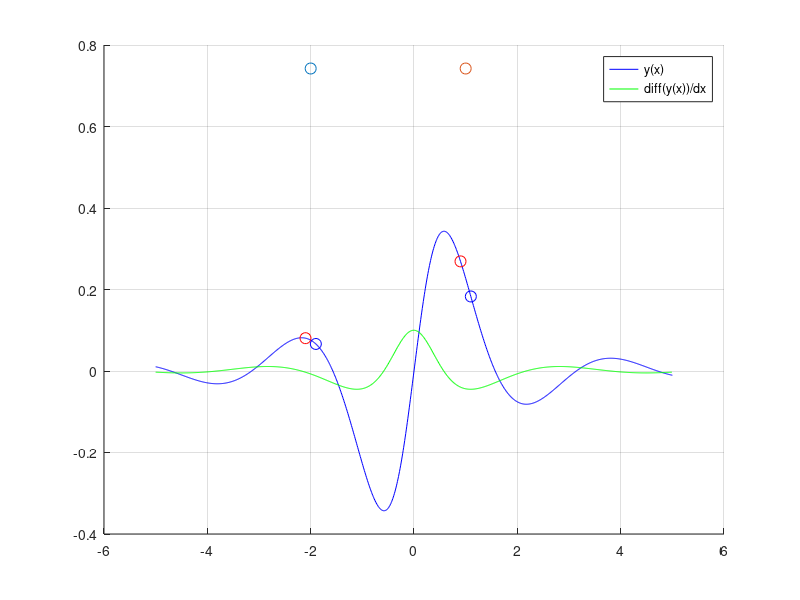

MATLAB code for this plot:
x=-5:0.01:5

y=@(x) sin(x).*cos(x)./(x.*x+1)
dx=0.1
yval=y(x)
hold on
grid on
plot(x, yval, 'b')
x(1001)=[];
plot(x,diff(yval)/dx,'g')

plot(-2-dx,y(-2-dx),'ro','markersize',8)
plot(-2+dx,y(-2+dx),'bo','markersize',8)

dif1=y((-2+dx)-y(-2-dx))/dx;
plot(-2,dif1,'oo','markersize',8)

plot(1-dx,y(1-dx),'ro','markersize',8)
plot(1+dx,y(1+dx),'bo','markersize',8)

dif2=y((1+dx)-y(1-dx))/dx;
plot(1,dif1,'oo','markersize',8)

legend('y(x)','diff(y(x))/dx')
